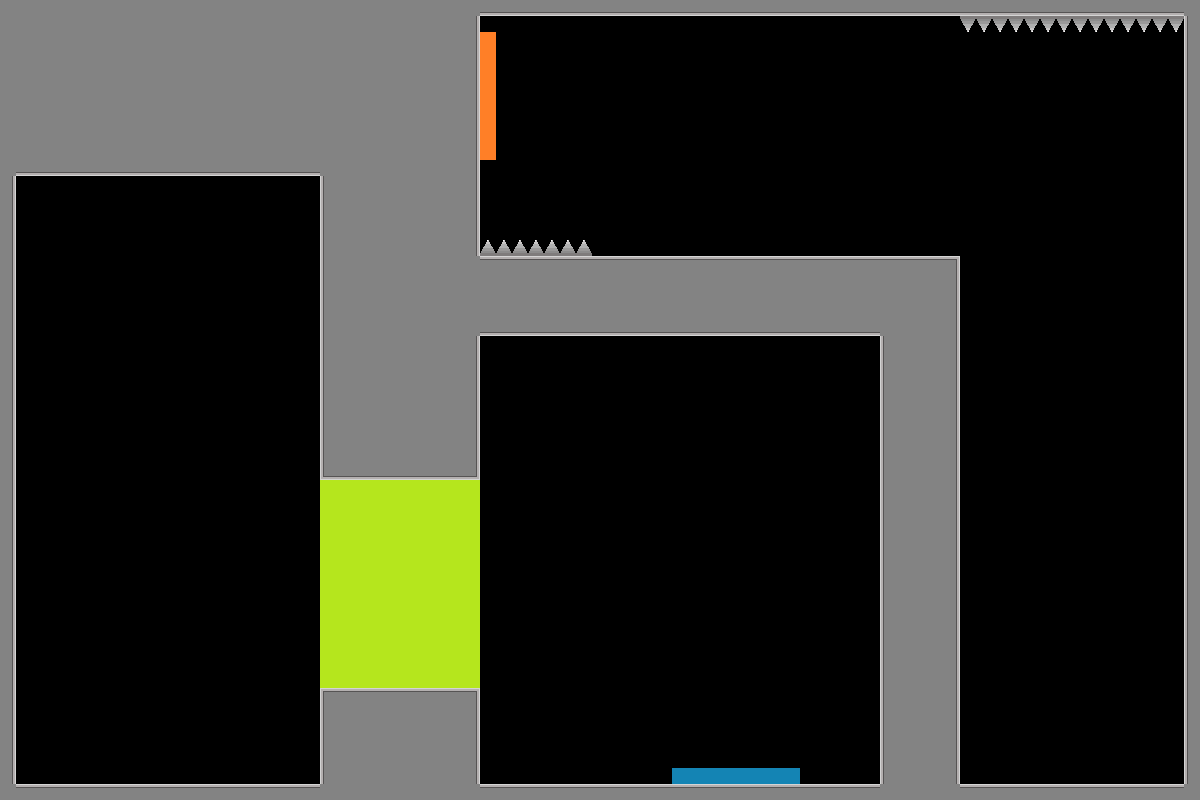

A level layout from a 2D game, rendered from its tile map. Below: a short description, then the map file with tile-grid data replaced by summaries:
An orthogonal 75x50 tile map with 16x16 px tiles, 1 tile layer (Tile Layer 1) and 5 objects (reverse_rotation, green_button, B_portal_ceiling, Orange_portal_floor, gravity_swap).

<map version="1.10" tiledversion="1.12.2" orientation="orthogonal" renderorder="right-down" width="75" height="50" tilewidth="16" tileheight="16" infinite="0" nextlayerid="3" nextobjectid="6">
 <tileset firstgid="1" source="place_holder_tileset.tsx" />
 <layer id="1" name="Tile Layer 1" width="75" height="50">
  <data>[3750 cells, 1243 non-empty, 14 distinct tile ids]</data>
 </layer>
 <objectgroup id="2" name="object_layer">
  <object id="1" name="reverse_rotation" x="108.046" y="264.885" width="100" height="100">
   <properties>
    <property name="ability_type" value="reverse_rotation" />
   </properties>
  </object>
  <object id="2" name="green_button" x="226.113" y="202.874" width="128" height="32" rotation="180">
   <properties>
    <property name="obj_type" value="button" />
   </properties>
  </object>
  <object id="3" name="B_portal_ceiling" x="669.524" y="765.337" width="128" height="16">
   <properties>
    <property name="portal_id" type="int" value="1" />
    <property name="portal_rotation" type="int" value="0" />
    <property name="portal_target" type="int" value="2" />
    <property name="portal_type" value="portal" />
   </properties>
  </object>
  <object id="4" name="Orange_portal_floor" x="480.111" y="162.11" width="128" height="16" rotation="270">
   <properties>
    <property name="portal_id" type="int" value="2" />
    <property name="portal_rotation" type="int" value="270" />
    <property name="portal_target" type="int" value="1" />
    <property name="portal_type" value="portal" />
   </properties>
  </object>
  <object id="5" name="gravity_swap" x="1026.16" y="44.1034" width="100" height="100">
   <properties>
    <property name="ability_type" value="gravity_swap" />
   </properties>
  </object>
 </objectgroup>
</map>
